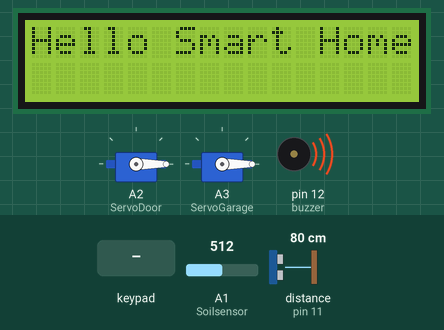
A sketch run on a simulated Arduino Uno, built with avr-gcc and run on an emulated ATmega328P. On the bench: 2 × servo, 16×2 character LCD, buzzer (waves = sounding, pin HIGH). Inputs (shaded band) come from the test bench; at power-on: A1 (Soilsensor) = 512, distance to the obstacle (sensor on pin 11) 80 cm. The echo pulse lasts 58.3 µs per cm; pins used as bus, display or sensor lines are not drawn; what the sketch prints to the serial monitor is not drawn.

Above: at 1.2 s.
1.3 s: key '*' pressed
At 1.8 s:
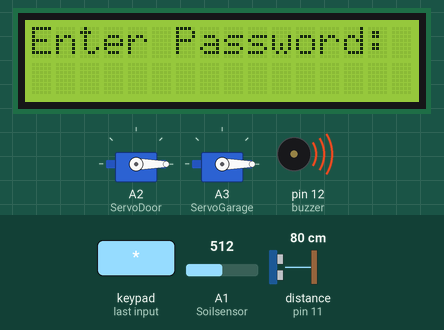
2.8 s: keypad keys 1 2 3 4 # pressed 0.4 s apart
At 5.9 s:
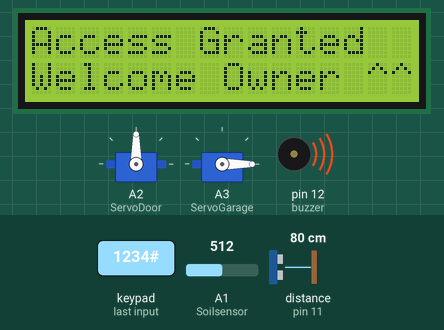
Timing chart, 0 to 11.0 s (numbered marks = the images above; inputs shaded):
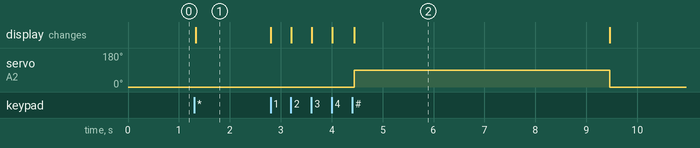

Measured:
- after the input at 1.3 s, the display: changes at once (image 1)
- after the input at 2.8 s, servo on A2 (ServoDoor): 0° → 90° after 1.6 s, → 0° 5.0 s later; the display: first changes at once (image 2 shows a later state)

The sketch:

MicroProject.ino
```cpp
#include <avdweb_Switch.h>
#include <Keypad.h>
#include <Servo.h>
#include <Wire.h>
#include <LiquidCrystal_I2C.h>

// access to other device after doorlock is true
bool access = false;

// LCD address at 0x27
LiquidCrystal_I2C lcd(0x27, 16, 2);

// keypad
const byte ROWS = 4;
const byte COLS = 4;
char keys[ROWS][COLS] = {
  {'1','2','3','A'},
  {'4','5','6','B'},
  {'7','8','9','C'},
  {'*','0','#','D'}
};
//Set Pins for keypad
byte rowPins[ROWS] = {9, 8, 7, 6};
byte colPins[COLS] = {5, 4, 3, 2};
Keypad keypad = Keypad(makeKeymap(keys), rowPins, colPins, ROWS, COLS);

// setup servo
Servo ServoDoor;
Servo ServoGarage;

// setup digital doorlock
const String password = "1234";
String input = "";
bool showText = true;

// ultrasonic
long duration_G;
int distance_G;
int mode = 0;

// set pin for Buzzer and soil moisture
const int Soilsensor = A1; // set pin Soilsensorto A1
const int buzzer = 12; // set pin buzzer

// กำหนด pin ของ Ultrasonic Garage
const int TRIG_PIN_G = 10;
const int ECHO_PIN_G = 11;

// กำหนด pin ของ LED 4 ตัว
const int LED1 = 13;
const int LED2 = A0;

void setup() {

//set anything
  Serial.begin(9600);

//Servo_Door
  ServoDoor.attach(A2);  // Set pin servo (Arduino)
  ServoDoor.write(0);

//LCD
  lcd.init();
  lcd.backlight();
  lcd.setCursor(0,0);
  lcd.print("Hello Smart Home");

//Buzzer
  pinMode(buzzer, OUTPUT);
  digitalWrite(buzzer, HIGH);

// Servo_Garage
  ServoGarage.attach(A3);  //(Arduino)
  ServoGarage.write(0);

// Ultrasonic_Garage
  pinMode(TRIG_PIN_G, OUTPUT);
  pinMode(ECHO_PIN_G, INPUT);
}

void garageDoor(){

  //Garage ระบบเปิดปิดประตูโรงรถแค่ขับไปใกล้ๆ
  // ส่งคลื่น
  digitalWrite(TRIG_PIN_G, LOW);
  delayMicroseconds(2);
  digitalWrite(TRIG_PIN_G, HIGH);
  delayMicroseconds(10);
  digitalWrite(TRIG_PIN_G, LOW);

  // อ่านคลื่นสะท้อน
  duration_G = pulseIn(ECHO_PIN_G, HIGH);
  distance_G = duration_G * 0.034 / 2;

  // กำหนดค่า ถ้าน้อยกว่า 10 CM ServoGarage เปิด
  if (distance_G < 10) {
    ServoGarage.write(90);
    delay(10000);
    ServoGarage.write(0);
  }

}

void moisture(){

  //Soilsensor ระบบตรวจวัดความชื้นในดินถ้าน้อยจะดังแจ้งเตือนให้รดน้ำ
  int inValue = analogRead(Soilsensor);
  Serial.println(inValue);
  if (inValue > 750) {
    digitalWrite(buzzer, LOW);
  } else {
    digitalWrite(buzzer, HIGH);
  }
  delay(1000);

}

void Mode(char key){

  // กด * เปลี่ยนMode
  if (key == '*') {
    mode++;
    if(mode > 2) mode = 0;

    lcd.clear();
    if (mode == 0) {
    // Mode : Welcome
      lcd.setCursor(0,0);
      lcd.print("Hello Smart Home");

    } else if(mode == 1){
      lcd.setCursor(0,0);
      lcd.print("Enter Password: ");
      input = "";

      }
  }

}

void digitalDoorlock(char key){

  // Door lock ระบบใส่รหัสก่อนเข้าบ้าน
  if (mode == 1 && key && key != '*') {
    if (key == '#') {
      if (input == password) {
        lcd.clear();
        lcd.setCursor(0,0);
        lcd.print("Access Granted");
        lcd.setCursor(0,1);
        lcd.print("Welcome Owner ^^");
        ServoDoor.write(90);
        access = true;
        digitalWrite(LED1, HIGH);
        digitalWrite(LED2, HIGH);
        delay(5000);
        ServoDoor.write(0);

      } else {
        lcd.clear();
        lcd.setCursor(0,0);
        lcd.print("Access Denied !");
        lcd.setCursor(0,1);
        lcd.print("Wait Who are you?");
        delay(5000);
      }

    input = "";
    lcd.clear();
    lcd.print("Enter Password:");

    } else {
      input += key;
      lcd.setCursor(0,1);
      lcd.print(input);
      }

  }

}

void loop() {

  //รับตัวเลข
  char key = keypad.getKey();

  Mode(key);
  digitalDoorlock(key);

  if (access){

    moisture();
    garageDoor();
  }
}
```
